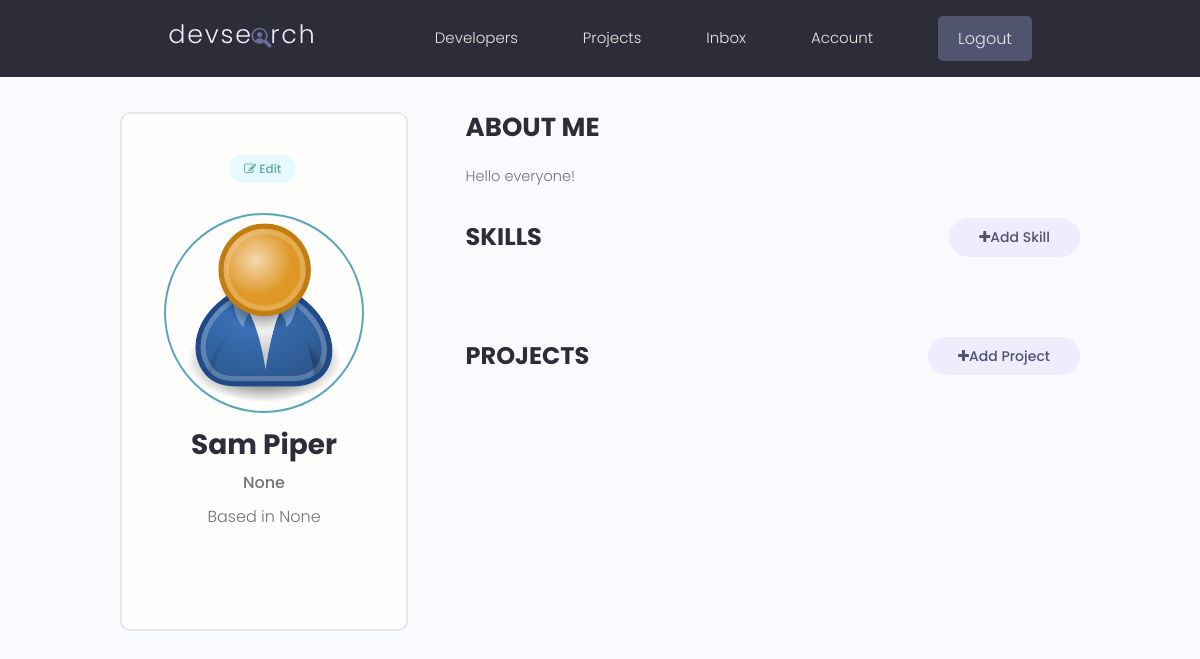
Before: /account/ (signed in) with the older database file.
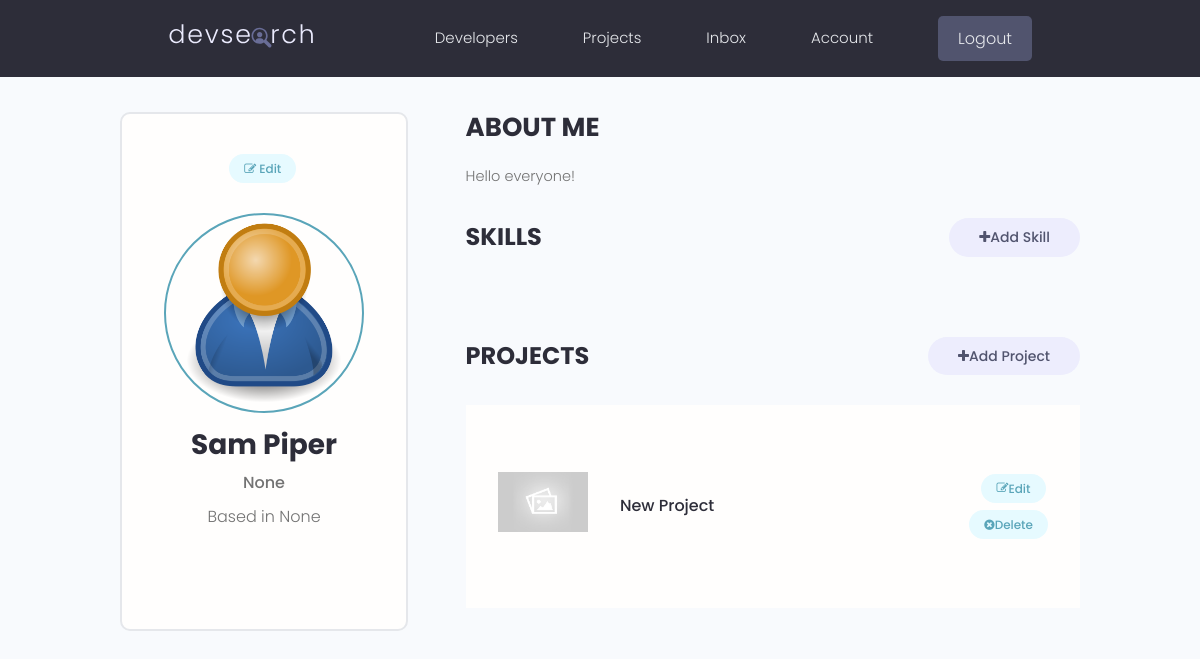
After: the same page with the newer database file.
### projectsApp/models.py (models this page shows, shortened)
class Project(models.Model):
    owner = models.ForeignKey(Profile, null=True, blank=True, on_delete=models.SET_NULL) # We want to connect a project to a specific user profile - many-to-one relationship
    title = models.CharField(max_length=200)   # By default null=False - required to enter data in this field (for the database)
    description = models.TextField(null=True, blank=True)  # Does NOT require to enter data in this field! blank is the same but for django form to be submitted! We can submit a form without adding this!
    featured_image = models.ImageField(null=True, blank=True, default="default.jpg") # B/c its in "images" folder no need to specify path, otherwise path needed
    demo_link = models.CharField(max_length=2000, null=True, blank=True)
    source_link = models.CharField(max_length=2000, null=True, blank=True)
    tags = models.ManyToManyField('Tag', blank=True)  # The tag can be connected to many models
    vote_total = models.IntegerField(default=0, null=True, blank=True)
    vote_ratio = models.IntegerField(default=0, null=True, blank=True)
    created = models.DateTimeField(auto_now_add=True)
    id = models.UUIDField(default=uuid.uuid4, unique=True, primary_key=True, editable=False)

### usersApp/views.py (the view)
# urls.py: path('account/', views.userAccount, name="account"),
@login_required(login_url='login')
def userAccount(request):
    profile = request.user.profile
    skills =  profile.skill_set.all()
    projects = profile.project_set.all()
    context = {'profile':profile, 'skills':skills, 'projects':projects}
    return render(request, 'usersApp/account.html', context)

### usersApp/templates/usersApp/account.html (shortened to what this page needs)
{% extends 'main.html' %}
{% block content %}
  <main class="settingsPage profile my-md">
    <div class="container">
      <div class="layout">
        <div class="column column--1of3">
          <div class="card text-center">
            <div class="card__body dev">
              <a class="tag tag--pill tag--main settings__btn" href="{% url 'edit-account' %}"><i class="fa fa-edit"></i> Edit</a>
              <img class="avatar avatar--xl dev__avatar" src="{{profile.profile_image.url}}" />
              <h2 class="dev__name">{{profile.name}}</h2>
              <p class="dev__title">{{profile.short_intro}}</p>
              <p class="dev__location">Based in {{profile.location}}</p>
            </div>
          </div>
        </div>
        <div class="column column--2of3">
          <div class="devInfo">
            <h3 class="devInfo__title">About Me</h3>
            <p class="devInfo__about">{{profile.bio}}</p>
          </div>
          <div class="settings">
            <h3 class="settings__title">Skills</h3>
            <a class="tag tag--pill tag--sub settings__btn tag--lg" href="{% url 'create-skill' %}"><i class="fa fa-plus"></i> Add Skill</a>
          </div>
          <div class="settings">
            <h3 class="settings__title">Projects</h3>
            <a class="tag tag--pill tag--sub settings__btn tag--lg" href="{% url 'create-project' %}"><i class="fa fa-plus"></i>Add Project</a>
          </div>
          <table class="settings__table">
            {% for project in projects %}
            <tr>
              <td class="settings__thumbnail">
                <a href="{% url 'project' project.id %}"><img src="{{project.featured_image.url}}" alt="Project Thumbnail" /></a>
              </td>
              <td class="settings__tableInfo">
                <a href="{% url 'project' project.id %}">{{project.title}}</a>
              </td>
              <td class="settings__tableActions">
                <a class="tag tag--pill tag--main settings__btn" href="{% url 'update-project' project.id %}"><i class="fa fa-edit"></i> Edit</a>
                <a class="tag tag--pill tag--main settings__btn" href="{% url 'delete-project' project.id %}"><i class="fa fa-times-circle"></i>
                  Delete</a>
              </td>
            </tr>
            {% endfor  %}
          </table>
        </div>
      </div>
    </div>
  </main>
{% endblock content %}

Changed rows visible on the page:
added Project: featured_image (placeholder picture), title "New Project"
